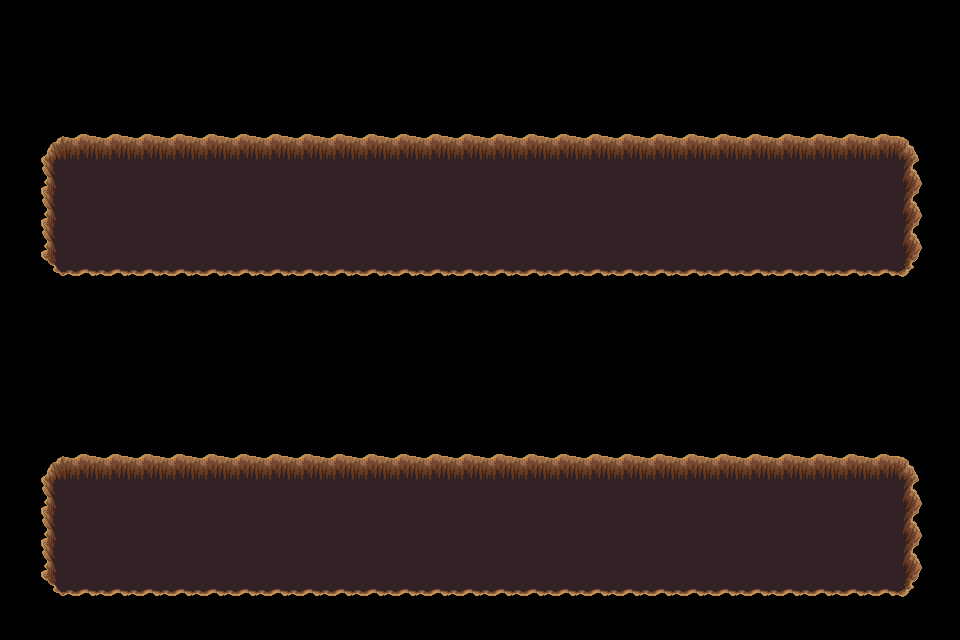

A level layout from a 2D game, rendered from its tile map. Below: a short description, then the map file with its tile-grid data intact:
An orthogonal 30x20 tile map with 32x32 px tiles, 1 tile layer (trou).

<map version="1.4" tiledversion="1.4.3" orientation="orthogonal" renderorder="right-down" width="30" height="20" tilewidth="32" tileheight="32" infinite="0" nextlayerid="9" nextobjectid="1">
 <tileset firstgid="1" source="../../../dungeon_green.tsx" />
 <layer id="8" name="trou" width="30" height="20">
  <data encoding="csv">
0,0,0,0,0,0,0,0,0,0,0,0,0,0,0,0,0,0,0,0,0,0,0,0,0,0,0,0,0,0,
0,0,0,0,0,0,0,0,0,0,0,0,0,0,0,0,0,0,0,0,0,0,0,0,0,0,0,0,0,0,
0,0,0,0,0,0,0,0,0,0,0,0,0,0,0,0,0,0,0,0,0,0,0,0,0,0,0,0,0,0,
0,0,0,0,0,0,0,0,0,0,0,0,0,0,0,0,0,0,0,0,0,0,0,0,0,0,0,0,0,0,
0,432,433,433,433,433,433,433,433,433,433,433,433,433,433,433,433,433,433,433,433,433,433,433,433,433,433,433,434,0,
0,455,456,456,456,456,456,456,456,456,456,456,456,456,456,456,456,456,456,456,456,456,456,456,456,456,456,456,457,0,
0,455,456,456,456,456,456,456,456,456,456,456,456,456,456,456,456,456,456,456,456,456,456,456,456,456,456,456,457,0,
0,455,456,456,456,456,456,456,456,456,456,456,456,456,456,456,456,456,456,456,456,456,456,456,456,456,456,456,457,0,
0,478,479,479,479,479,479,479,479,479,479,479,479,479,479,479,479,479,479,479,479,479,479,479,479,479,479,479,480,0,
0,0,0,0,0,0,0,0,0,0,0,0,0,0,0,0,0,0,0,0,0,0,0,0,0,0,0,0,0,0,
0,0,0,0,0,0,0,0,0,0,0,0,0,0,0,0,0,0,0,0,0,0,0,0,0,0,0,0,0,0,
0,0,0,0,0,0,0,0,0,0,0,0,0,0,0,0,0,0,0,0,0,0,0,0,0,0,0,0,0,0,
0,0,0,0,0,0,0,0,0,0,0,0,0,0,0,0,0,0,0,0,0,0,0,0,0,0,0,0,0,0,
0,0,0,0,0,0,0,0,0,0,0,0,0,0,0,0,0,0,0,0,0,0,0,0,0,0,0,0,0,0,
0,432,433,433,433,433,433,433,433,433,433,433,433,433,433,433,433,433,433,433,433,433,433,433,433,433,433,433,434,0,
0,455,456,456,456,456,456,456,456,456,456,456,456,456,456,456,456,456,456,456,456,456,456,456,456,456,456,456,457,0,
0,455,456,456,456,456,456,456,456,456,456,456,456,456,456,456,456,456,456,456,456,456,456,456,456,456,456,456,457,0,
0,455,456,456,456,456,456,456,456,456,456,456,456,456,456,456,456,456,456,456,456,456,456,456,456,456,456,456,457,0,
0,478,479,479,479,479,479,479,479,479,479,479,479,479,479,479,479,479,479,479,479,479,479,479,479,479,479,479,480,0,
0,0,0,0,0,0,0,0,0,0,0,0,0,0,0,0,0,0,0,0,0,0,0,0,0,0,0,0,0,0
</data>
 </layer>
</map>
